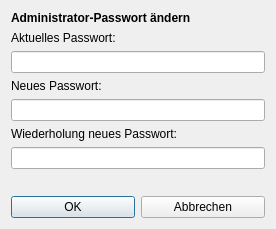
<?xml version="1.0" encoding="UTF-8"?>
<ui version="4.0">
 <class>Einstellungen</class>
 <widget class="QDialog" name="Einstellungen">
  <property name="windowModality">
   <enum>Qt::ApplicationModal</enum>
  </property>
  <property name="geometry">
   <rect>
    <x>0</x>
    <y>0</y>
    <width>276</width>
    <height>229</height>
   </rect>
  </property>
  <property name="windowTitle">
   <string>Einstellungen</string>
  </property>
  <property name="windowIcon">
   <iconset>
    <normaloff>../images/icon.ico</normaloff>../images/icon.ico</iconset>
  </property>
  <layout class="QGridLayout" name="gridLayout_2">
   <item row="8" column="0">
    <layout class="QGridLayout" name="gridLayout">
     <item row="0" column="0">
      <widget class="QPushButton" name="pushButtonOK">
       <property name="text">
        <string>OK</string>
       </property>
       <property name="default">
        <bool>true</bool>
       </property>
      </widget>
     </item>
     <item row="0" column="1">
      <widget class="QPushButton" name="pushButtonAbbrechen">
       <property name="text">
        <string>Abbrechen</string>
       </property>
      </widget>
     </item>
    </layout>
   </item>
   <item row="0" column="0">
    <widget class="QLabel" name="label">
     <property name="font">
      <font>
       <bold>true</bold>
      </font>
     </property>
     <property name="text">
      <string>Administrator-Passwort ändern</string>
     </property>
    </widget>
   </item>
   <item row="1" column="0">
    <widget class="QLabel" name="label_2">
     <property name="text">
      <string>Aktuelles Passwort:</string>
     </property>
    </widget>
   </item>
   <item row="2" column="0">
    <widget class="QLineEdit" name="lineEditAktPW">
     <property name="echoMode">
      <enum>QLineEdit::Password</enum>
     </property>
     <property name="clearButtonEnabled">
      <bool>true</bool>
     </property>
    </widget>
   </item>
   <item row="4" column="0">
    <widget class="QLineEdit" name="lineEditNeuPW">
     <property name="echoMode">
      <enum>QLineEdit::Password</enum>
     </property>
     <property name="clearButtonEnabled">
      <bool>true</bool>
     </property>
    </widget>
   </item>
   <item row="6" column="0">
    <widget class="QLineEdit" name="lineEditWdhNeuPW">
     <property name="echoMode">
      <enum>QLineEdit::Password</enum>
     </property>
     <property name="clearButtonEnabled">
      <bool>true</bool>
     </property>
    </widget>
   </item>
   <item row="5" column="0">
    <widget class="QLabel" name="label_4">
     <property name="text">
      <string>Wiederholung neues Passwort:</string>
     </property>
    </widget>
   </item>
   <item row="3" column="0">
    <widget class="QLabel" name="label_3">
     <property name="text">
      <string>Neues Passwort:</string>
     </property>
    </widget>
   </item>
   <item row="7" column="0">
    <spacer name="verticalSpacer">
     <property name="orientation">
      <enum>Qt::Vertical</enum>
     </property>
     <property name="sizeHint" stdset="0">
      <size>
       <width>20</width>
       <height>40</height>
      </size>
     </property>
    </spacer>
   </item>
  </layout>
 </widget>
 <tabstops>
  <tabstop>lineEditAktPW</tabstop>
  <tabstop>lineEditNeuPW</tabstop>
  <tabstop>lineEditWdhNeuPW</tabstop>
  <tabstop>pushButtonOK</tabstop>
  <tabstop>pushButtonAbbrechen</tabstop>
 </tabstops>
 <resources/>
 <connections/>
</ui>
